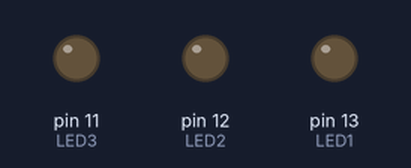
A sketch run on a simulated Arduino Uno, built with avr-gcc and run on an emulated ATmega328P. On the bench: output pins drawn as LEDs (lit = HIGH).

Above: at 0.85 s.
At 4.9 s:
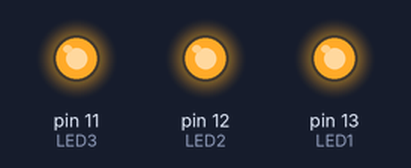
Timing chart, 0 to 5.8 s (numbered marks = the images above):
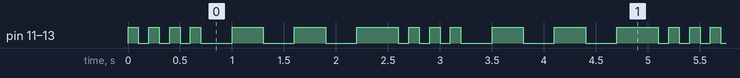

Measured:
- by itself, pin 11 (LED3), pin 12 (LED2), pin 13 (LED1): repeats every 2.5 s: 3 × (LOW 0.10 s, HIGH 0.10 s), 2 × (LOW 0.30 s, HIGH 0.30 s), LOW 0.30 s, HIGH 0.40 s
- by itself, everything shown: repeats every 2.5 s, in 14 steps

The sketch:

Arduino-SOS-LED-Blinking.ino
```cpp
/* A simple program to sequentially turn on and turn off 3 LEDs */

int LED1 = 13;
int LED2 = 12;
int LED3 = 11;

void setup() {
   pinMode(LED1, OUTPUT);
   pinMode(LED2, OUTPUT);
   pinMode(LED3, OUTPUT);
}


void loop() {
  // LED 1 SOS
  digitalWrite(LED1, HIGH);    // turn on LED1
  digitalWrite(LED2, HIGH);    // turn on LED1
  digitalWrite(LED3, HIGH);    // turn on LED1
  delay(100);
  digitalWrite(LED1, LOW);     // turn off LED1
  digitalWrite(LED2, LOW);     // turn off LED1
  digitalWrite(LED3, LOW);     // turn off LED1
  delay(100);
  digitalWrite(LED1, HIGH);    // turn on LED1
  digitalWrite(LED2, HIGH);    // turn on LED1
  digitalWrite(LED3, HIGH);    // turn on LED1
  delay(100);
  digitalWrite(LED1, LOW);     // turn off LED1
  digitalWrite(LED2, LOW);     // turn off LED1
  digitalWrite(LED3, LOW);     // turn off LED1
  delay(100);
  digitalWrite(LED1, HIGH);    // turn on LED1
  digitalWrite(LED2, HIGH);    // turn on LED1
  digitalWrite(LED3, HIGH);    // turn on LED1
  delay(100);
  digitalWrite(LED1, LOW);     // turn off LED1
  digitalWrite(LED2, LOW);     // turn off LED1
  digitalWrite(LED3, LOW);     // turn off LED1
  delay(100);
  digitalWrite(LED1, HIGH);    // turn on LED1
  digitalWrite(LED2, HIGH);    // turn on LED1
  digitalWrite(LED3, HIGH);    // turn on LED1
  delay(100);
  digitalWrite(LED1, LOW);     // turn off LED1
  digitalWrite(LED2, LOW);     // turn off LED1
  digitalWrite(LED3, LOW);     // turn off LED1

  delay(300);
  digitalWrite(LED1, HIGH);
  digitalWrite(LED2, HIGH);
  digitalWrite(LED3, HIGH);    // turn on LED1
  delay(300);
  digitalWrite(LED1, LOW);
  digitalWrite(LED2, LOW);
  digitalWrite(LED3, LOW);     // turn off LED1
  delay(300);
  digitalWrite(LED1, HIGH);
  digitalWrite(LED2, HIGH);
  digitalWrite(LED3, HIGH);    // turn on LED1
  delay(300);
  digitalWrite(LED1, LOW);
  digitalWrite(LED2, LOW);
  digitalWrite(LED3, LOW);     // turn off LED1
  delay(300);
  digitalWrite(LED1, HIGH);
  digitalWrite(LED2, HIGH);
  digitalWrite(LED3, HIGH);    // turn on LED1
  delay(300);
  digitalWrite(LED1, LOW);
  digitalWrite(LED2, LOW);
  digitalWrite(LED3, LOW);     // turn off LED1

 /*
  digitalWrite(LED1, HIGH);    // turn on LED1
  delay(100);                  // wait for 200ms
  digitalWrite(LED2, HIGH);    // turn on LED2
  delay(100);                  // wait for 200ms
  digitalWrite(LED3, HIGH);    // turn on LED3
  delay(100);                  // wait for 200ms
  digitalWrite(LED1, LOW);     // turn off LED1
  delay(100);                  // wait for 300ms
  digitalWrite(LED2, LOW);     // turn off LED2
  delay(100);                  // wait for 300ms
  digitalWrite(LED3, LOW);     // turn off LED3
  delay(100);                  // wait for 300ms before running program all over again
  */

}
```
